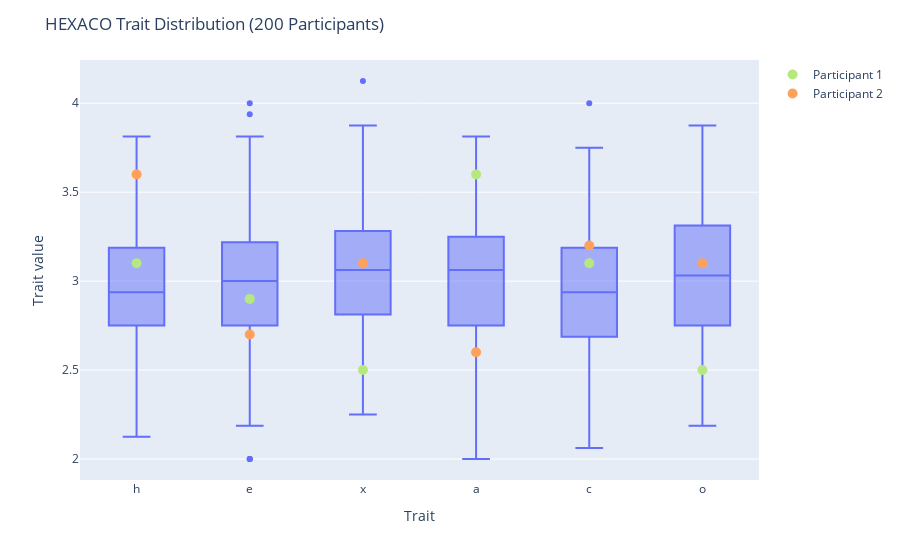

Notebook cell for this chart:
### Code cell
# using df create a box plot with plotly for each HEXACO trait
fig = px.box(df, y=['h', 'e', 'x', 'a', 'c', 'o'])
fig.update_layout(
    xaxis_title='Trait',
    yaxis_title='Trait value',
    title=f'HEXACO Trait Distribution ({len(df)} Participants)'
)

# Add dots at each trait using prt_values
prt_values = [
    [ 3.1, 2.9, 2.5, 3.6, 3.1, 2.5], # participant 1
    [ 3.6, 2.7, 3.1, 2.6, 3.2, 3.1], # participant 2
]

colors_used = []
for i, my_values in enumerate(prt_values):
    color = random.choice(px.colors.qualitative.Plotly)
    while color in colors_used:
        color = random.choice(px.colors.qualitative.Plotly)

    fig.add_trace(go.Scatter(
        x=['h', 'e', 'x', 'a', 'c', 'o'],
        y=my_values,
        mode='markers',
        marker=dict(color=color, size=10),
        name=f'Participant {i+1}'
    ))

fig.show()

### Figure 1 — Plotly figure (JSON) as saved in the notebook; plotly's stock layout.template omitted (floating-point values rounded to 4 significant figures; data arrays with more than 128 entries replaced by an {"elided": "..."} marker saying what was removed)
{"data": [{"alignmentgroup": "True", "hovertemplate": "variable=%{x}<br>value=%{y}<extra></extra>", "legendgroup": "", "marker": {"color": "#636efa"}, "name": "", "notched": false, "offsetgroup": "", "orientation": "v", "showlegend": false, "type": "box", "x": {"elided": "1200 str values"}, "x0": " ", "xaxis": "x", "y": {"elided": "1200 float values"}, "y0": " ", "yaxis": "y"}, {"marker": {"color": "#B6E880", "size": 10}, "mode": "markers", "name": "Participant 1", "type": "scatter", "x": ["h", "e", "x", "a", "c", "o"], "y": [3.1, 2.9, 2.5, 3.6, 3.1, 2.5]}, {"marker": {"color": "#FFA15A", "size": 10}, "mode": "markers", "name": "Participant 2", "type": "scatter", "x": ["h", "e", "x", "a", "c", "o"], "y": [3.6, 2.7, 3.1, 2.6, 3.2, 3.1]}], "layout": {"boxmode": "group", "legend": {"tracegroupgap": 0}, "margin": {"t": 60}, "title": {"text": "HEXACO Trait Distribution (200 Participants)"}, "xaxis": {"anchor": "y", "domain": [0, 1], "title": {"text": "Trait"}}, "yaxis": {"anchor": "x", "domain": [0, 1], "title": {"text": "Trait value"}}}}
